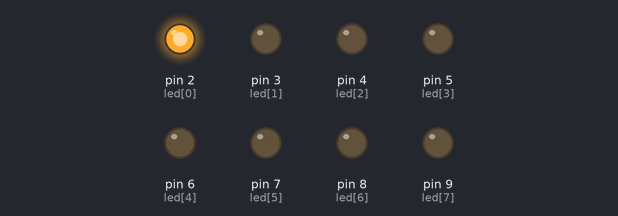
A sketch run on a simulated Arduino Uno, built with avr-gcc and run on an emulated ATmega328P. Shown: output pins drawn as LEDs (lit = HIGH).

Above: at 0.2 s.
At 1.2 s:
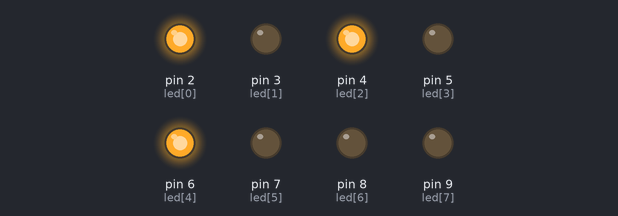
At 2.2 s:
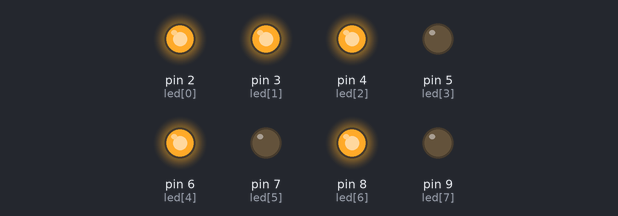
At 4.7 s:
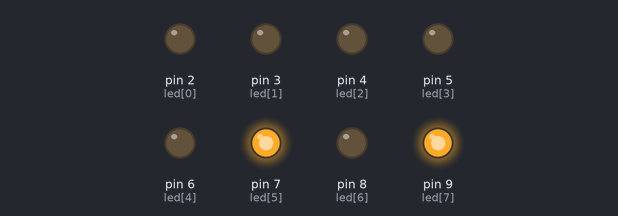
At 7.2 s:
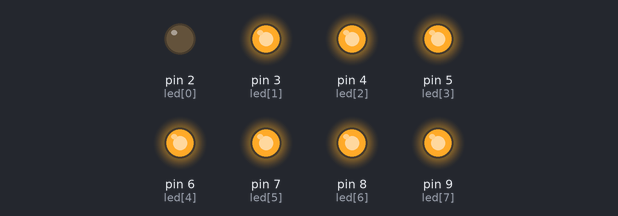
At 9.7 s:
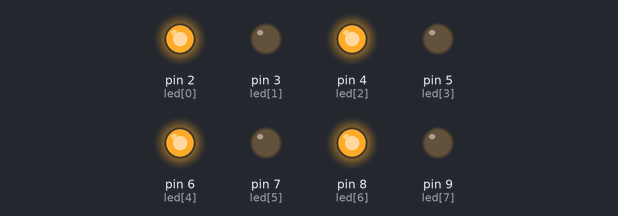
Timing chart, 0 to 10.4 s (numbered marks = the images above):
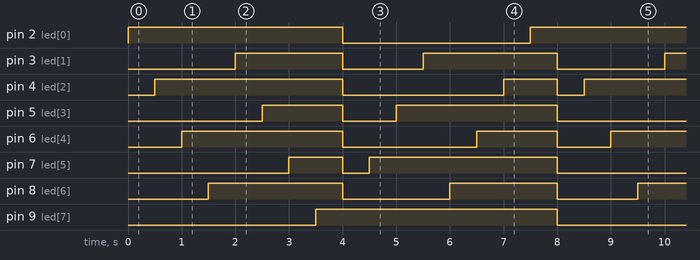

The sketch:

code_bai16.ino
```cpp
int led[]={2,3,4,5,6,7,8,9};
int i;
void setup()
{
  for(i=0;i<8;i++)
  {
    pinMode(led[i],OUTPUT);
  }
}
void tathet()
{
  for(i=0;i<8;i++)
  {
    digitalWrite(led[i],LOW);
  }
}
void sang1357()
{
  for(i=0;i<8;i=i+2)
  {
    digitalWrite(led[i],HIGH);
    delay(500);
  }
}
void sang2468()
{
  for(i=1;i<8;i=i+2)
  {
    digitalWrite(led[i],HIGH);
    delay(500);
  }
}
void sang8642()
{
  for(i=7;i>=0;i=i-2)
  {
    digitalWrite(led[i],HIGH);
    delay(500);
  }
}
void sang7531()
{
  for(i=6;i>=0;i=i-2)
  {
    digitalWrite(led[i],HIGH);
    delay(500);
  }
}
void loop()
{
  tathet();
  sang1357();
  sang2468();
  tathet();
  sang8642();
  sang7531();
}
```

Measured:
- by itself, pin 2 (led[0]), pin 9 (led[7]): alternates HIGH for 4.5 s and LOW for 3.5 s
- by itself, pin 3 (led[1]): repeats every 8.0 s: LOW 1.5 s, HIGH 2.5 s, LOW 2.0 s, HIGH 2.0 s
- by itself, pin 4 (led[2]): repeats every 8.0 s: LOW 3.0 s, HIGH 1.0 s, LOW 0.50 s, HIGH 3.5 s
- by itself, pin 5 (led[3]): repeats every 8.0 s: LOW 1.0 s, HIGH 3.0 s, LOW 2.5 s, HIGH 1.5 s
- by itself, pin 6 (led[4]): repeats every 8.0 s: LOW 2.5 s, HIGH 1.5 s, LOW 1.0 s, HIGH 3.0 s
- by itself, pin 7 (led[5]): repeats every 8.0 s: LOW 0.50 s, HIGH 3.5 s, LOW 3.0 s, HIGH 1.0 s
- by itself, pin 8 (led[6]): repeats every 8.0 s: LOW 2.0 s, HIGH 2.0 s, LOW 1.5 s, HIGH 2.5 s
